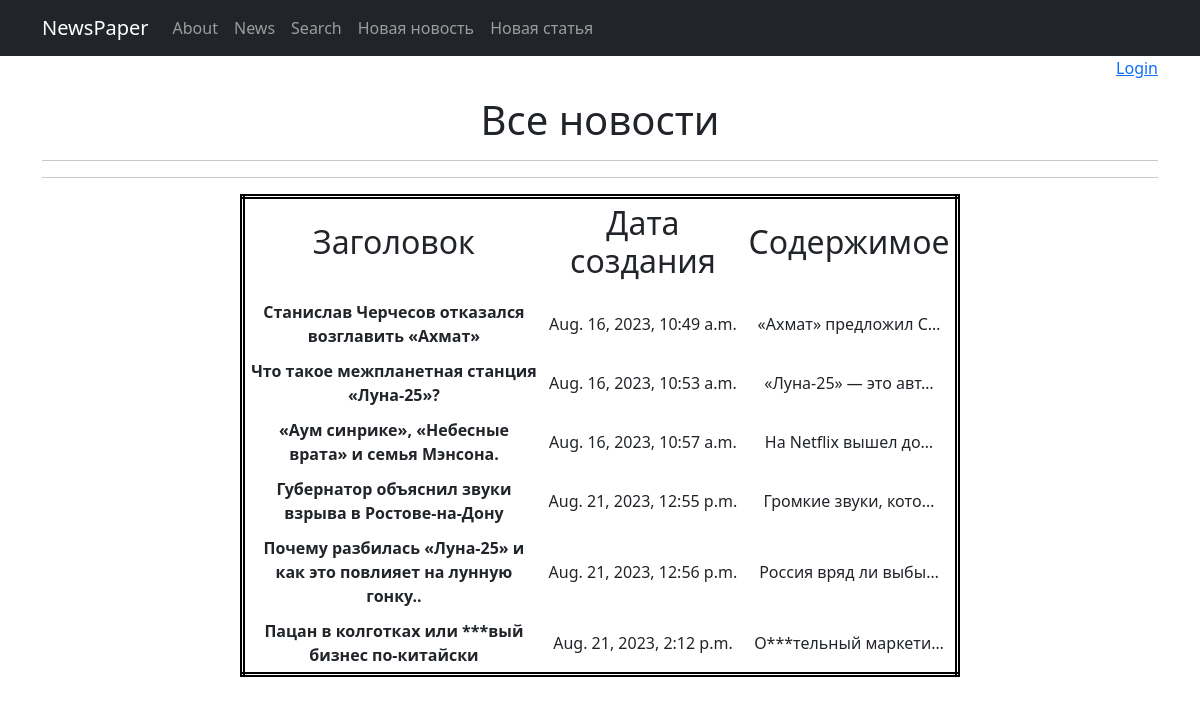
The page /news/ on the database as committed earlier.
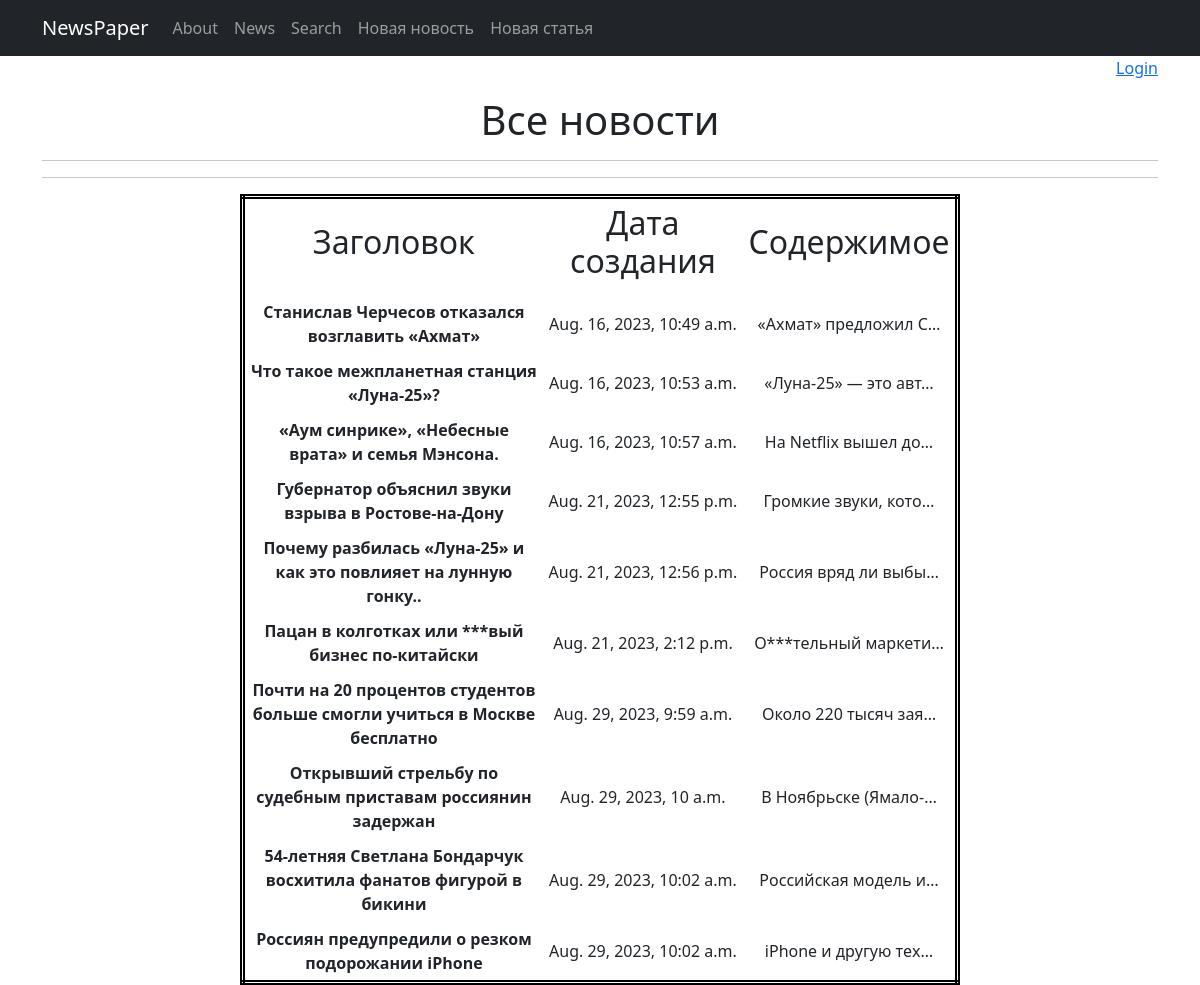
The same page on the database as committed later.
### news/models.py (models this page shows, shortened)
class Post(models.Model):
    CAT_CHOICE = (('NW', 'Новость'), ('AR', 'Статья'))
    author = models.ForeignKey(Author, on_delete=models.CASCADE)
    news_type = models.CharField(max_length=2, choices=CAT_CHOICE, verbose_name='Категория')
    create_date = models.DateTimeField(auto_now_add=True)
    cat_subject = models.ManyToManyField(Category, through='PostCategory', verbose_name='Подкатегория')
    article_header = models.CharField(max_length=255, verbose_name='Заголовок')
    article_text = models.TextField(verbose_name='Текст статьи')
    article_rating = models.SmallIntegerField(default=0)
    class Meta:
        verbose_name = 'Новость'
        verbose_name_plural = 'Новости'

### news/views.py (the view)
# urls.py: path('', PostList.as_view(), name="Articles"),
class PostList(ListView):
    model = Post
    ordering = 'create_date'
    template_name = 'posts.html'
    context_object_name = 'posts'
    paginate_by = 10

### news/templatetags/custom_filters.py (called while the page is built)
@register.filter()
def censor(value):
    mat_list = ('хуй', 'хуев', 'хуё', 'хуи', 'хуя', 'пизд', 'бля', 'муда', 'пидор', 'пидар')
    for i in mat_list:
        if i in value.lower():
            value = value.replace(i, "***")
    return f'{value}'

### news/templates/posts.html (shortened to what this page needs)
{% extends 'flatpages/default.html' %}
{% load custom_filters %}
{% block content %}
<h1>Все новости</h1>
<hr><hr>
<table align="center">
    <tr>
               <td width="300" height="50"><h2>Заголовок</h2></td>
               <td width="200"><h2>Дата создания</h2></td>
               <td><h2>Содержимое</h2></td>
           </tr>
    {% for post in posts %}
    <tr>
        <td  height="50">
            <b>{{ post.article_header|censor }}  </b>
        </td>
        <td>
            {{ post.create_date }}
        </td>
        <td>
            {{ post.article_text|truncatechars:20|censor }}
        </td>
    </tr>
    {% endfor %}
</table>
{% endblock content %}

Rows that differ between the two databases and show on the page:
added Post: article_header|censor "Почти на 20 процентов студентов больше смогли учиться в Москве бесплатно", create_date "Aug. 29, 2023, 9:59 a.m.", article_text|censor "Около 220 тысяч зая…"
added Post: article_header|censor "Открывший стрельбу по судебным приставам россиянин задержан", create_date "Aug. 29, 2023, 10 a.m.", article_text|censor "В Ноябрьске (Ямало-…"
added Post: article_header|censor "54-летняя Светлана Бондарчук восхитила фанатов фигурой в бикини", create_date "Aug. 29, 2023, 10:02 a.m.", article_text|censor "Российская модель и…"
added Post: article_header|censor "Россиян предупредили о резком подорожании iPhone", create_date "Aug. 29, 2023, 10:02 a.m.", article_text|censor "iPhone и другую тех…"
